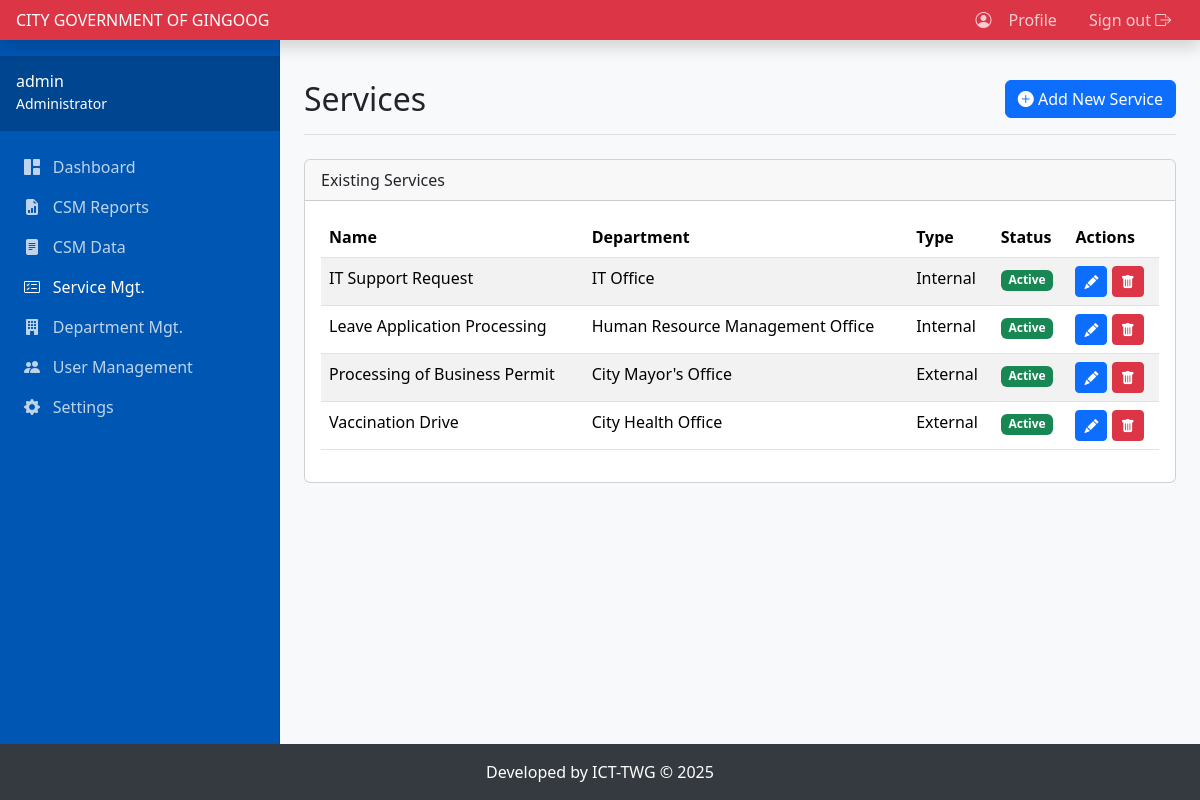
The app's page /httpdocs/admin.php?page=services (signed in) with its own data.
### tables this page shows
CREATE TABLE `services` (
  `id` int(11) NOT NULL,
  `department_id` int(11) NOT NULL,
  `service_name` varchar(255) NOT NULL,
  `service_details_html` text DEFAULT NULL,
  `service_type` enum('Internal','External') NOT NULL,
  `is_active` tinyint(1) NOT NULL DEFAULT 1
);

CREATE TABLE `departments` (
  `id` int(11) NOT NULL,
  `name` varchar(255) NOT NULL
);

### httpdocs/includes.php (called while the page is built, shortened)
<?php
try {
    $temp_pdo = new PDO("mysql:host=" . DB_HOST . ";dbname=" . DB_NAME, DB_USER, DB_PASS);
    $temp_pdo->setAttribute(PDO::ATTR_ERRMODE, PDO::ERRMODE_EXCEPTION);
    $stmt = $temp_pdo->query("SELECT setting_name, setting_value FROM settings");
    $CONFIG = [];
    while ($row = $stmt->fetch(PDO::FETCH_ASSOC)) {
        $CONFIG[$row['setting_name']] = $row['setting_value'];
    }
} catch (PDOException $e) {
    $CONFIG = [
        'agency_name' => 'CITY GOVERNMENT OF GINGOOG',
        'province_name' => 'Misamis Oriental',
        'region_name' => 'Region X',
        'agency_logo' => 'default_logo.png',
        'password_complexity' => 'medium',
        'timezone' => 'Asia/Manila'
    ];
}
function is_admin() {
    return isset($_SESSION['role']) && $_SESSION['role'] === 'admin';
}
function e($string) {
    return htmlspecialchars($string, ENT_QUOTES, 'UTF-8');
}
?>

### httpdocs/admin.php (the view, shortened to what this page needs)
<?php
require_once 'includes.php';
    ?>
    <?php
$page = isset($_GET['page']) ? $_GET['page'] : 'dashboard';
?>
<!DOCTYPE html>
<html lang="en" class="h-100">
<head>
    <link href="https://cdn.jsdelivr.net/npm/bootstrap@5.3.3/dist/css/bootstrap.min.css" rel="stylesheet">
    <link rel="stylesheet" type="text/css" href="https://cdn.jsdelivr.net/npm/daterangepicker/daterangepicker.css" />
    <link rel="stylesheet" href="https://cdn.jsdelivr.net/npm/bootstrap-icons@1.11.3/font/bootstrap-icons.min.css">
</head>
<body>
    <header class="navbar navbar-dark fixed-top bg-danger flex-md-nowrap p-0 shadow">
        <a class="navbar-brand col-md-3 col-lg-2 me-0 px-3 fs-6" style="width: var(--sidebar-width);" href="admin.php"><?php echo e($CONFIG['agency_name']); ?></a>
        <div class="navbar-nav ms-auto flex-row">
            <div class="nav-item text-nowrap">
                <button type="button" class="nav-link px-3 btn btn-link" data-bs-toggle="modal" data-bs-target="#changePasswordModal"><i class="bi bi-person-circle"></i> Profile</button>
            </div>
            <div class="nav-item text-nowrap"><a class="nav-link px-3" href="admin.php?action=logout">Sign out <i class="bi bi-box-arrow-right"></i></a></div>
        </div>
    </header>
    <nav id="sidebarMenu" class="d-md-block sidebar collapse">
        <div class="sidebar-header text-white">
            <h6 class="mb-0"><?php echo e($_SESSION['username']); ?></h6>
            <?php
            if (!is_admin()) {
                $dept_name_stmt = $pdo->prepare("SELECT name FROM departments WHERE id = ?");
                $dept_name_stmt->execute([$_SESSION['department_id']]);
                echo '<small>' . e($dept_name_stmt->fetchColumn()) . '</small>';
            } else {
                echo '<small>Administrator</small>';
            }
            ?>
        </div>
        <div class="sidebar-sticky pt-3">
            <ul class="nav flex-column">
                <li class="nav-item"><a class="nav-link <?php if($page=='dashboard') echo 'active';?>" href="admin.php?page=dashboard"><i class="bi bi-grid-1x2-fill"></i>Dashboard</a></li>
                <li class="nav-item"><a class="nav-link <?php if($page=='reports') echo 'active';?>" href="admin.php?page=reports"><i class="bi bi-file-earmark-bar-graph-fill"></i>CSM Reports</a></li>
                <li class="nav-item"><a class="nav-link <?php if($page=='csmform') echo 'active';?>" href="admin.php?page=csmform"><i class="bi bi-file-text-fill"></i>CSM Data</a></li>
                <li class="nav-item"><a class="nav-link <?php if($page=='services') echo 'active';?>" href="admin.php?page=services"><i class="bi bi-card-checklist"></i>Service Mgt.</a></li>
                <?php if (is_admin()): ?>
                <li class="nav-item"><a class="nav-link <?php if($page=='departments') echo 'active';?>" href="admin.php?page=departments"><i class="bi bi-building-fill"></i>Department Mgt.</a></li>
                <li class="nav-item"><a class="nav-link <?php if($page=='users') echo 'active';?>" href="admin.php?page=users"><i class="bi bi-people-fill"></i>User Management</a></li>
                <li class="nav-item"><a class="nav-link <?php if($page=='settings') echo 'active';?>" href="admin.php?page=settings"><i class="bi bi-gear-fill"></i>Settings</a></li>
                <?php endif; ?>
            </ul>
        </div>
    </nav>
    <main class="main-content">
        <div class="page-header d-flex justify-content-between align-items-center">
            <h1 class="h2 mb-0"><?php echo e(ucfirst(str_replace('_', ' ', $page))); ?></h1>
            <?php
            if(in_array($page, ['services', 'departments', 'users'])) {
                if($page == 'services' || is_admin()){
                    echo '<button type="button" class="btn btn-primary add-new-btn" data-bs-toggle="modal" data-bs-target="#'.$page.'Modal"><i class="bi bi-plus-circle-fill"></i> Add New '.ucfirst(substr($page, 0, -1)).'</button>';
                }
            }
            ?>
        </div>
        <?php
        switch ($page) {
            case 'services':
                $service_sql = "SELECT s.*, d.name as dept_name FROM services s JOIN departments d ON s.department_id = d.id";
                $service_sql .= " ORDER BY s.service_name";
                $services = $pdo->query($service_sql)->fetchAll(PDO::FETCH_ASSOC);
                ?>
                <div class="card"><div class="card-header">Existing Services</div><div class="card-body"><div class="table-responsive"><table class="table table-striped table-hover"><thead><tr><th>Name</th><th>Department</th><th>Type</th><th>Status</th><th>Actions</th></tr></thead><tbody>
                <?php foreach($services as $service): ?>
                <tr><td><?php echo e($service['service_name']); ?></td><td><?php echo e($service['dept_name']); ?></td><td><?php echo e($service['service_type']); ?></td><td><?php echo $service['is_active'] ? '<span class="badge bg-success">Active</span>' : '<span class="badge bg-secondary">Disabled</span>'; ?></td>
                <td>
                    <button class="btn btn-sm btn-primary edit-service-btn" data-bs-toggle="modal" data-bs-target="#servicesModal" data-id="<?php echo $service['id'];?>" data-name="<?php echo e($service['service_name']);?>" data-deptid="<?php echo $service['department_id'];?>" data-type="<?php echo $service['service_type'];?>" data-details="<?php echo e($service['service_details_html']);?>" data-active="<?php echo $service['is_active'];?>"><i class="bi bi-pencil-fill"></i></button>
                    <form action="admin.php?page=services" method="POST" class="d-inline" onsubmit="return confirm('Are you sure?');"><input type="hidden" name="service_id" value="<?php echo $service['id']; ?>"><button type="submit" name="delete_service" class="btn btn-sm btn-danger"><i class="bi bi-trash-fill"></i></button></form>
                </td></tr><?php endforeach; ?></tbody></table></div></div></div>
                <?php
                break;
                    ?>
                <?php
        }
        ?>
    </main>
    <?php include 'footer.php'; ?>
</body>
</html>

### httpdocs/footer.php (shortened to what this page needs)
<footer class="footer py-3 text-center text-white" style="background-color: #343a40;">
    <div class="container">
        <span>Developed by ICT-TWG &copy; <?php echo date('Y'); ?></span>
    </div>
</footer>

### httpdocs/admin.php (style rules this page uses)
:root { --sidebar-width: 280px; }
body { background-color: #f8f9fa; padding-top: 56px; padding-bottom: 56px; }
.sidebar { position: fixed; top: 0; bottom: 0; left: 0; z-index: 100; width: var(--sidebar-width); padding: 0; box-shadow: inset -1px 0 0 rgba(0, 0, 0, .1); background-color: #0056b3; }
.sidebar-header { padding: 1rem; background-color: rgba(0,0,0,0.2); margin-top: 56px; }
.sidebar-sticky { height: calc(100vh - 56px); overflow-y: auto; }
.main-content { margin-left: var(--sidebar-width); padding: 1.5rem; }
.nav-link { color: rgba(255,255,255,.75); padding-left: 1.5em; }
.nav-link .bi { margin-right: 0.8em; }
.nav-link.active, .nav-link:hover { color: #fff; }
.navbar { z-index: 101; }
.page-header { margin-bottom: 1.5rem; border-bottom: 1px solid #dee2e6; padding-bottom: 1rem; }
.footer { position: fixed; left: 0; bottom: 0; width: 100%; z-index: 101; background-color: #343a40; }

### records on screen
services: service_name "IT Support Request", department.name "IT Office", service_type "Internal", is_active "Active"
services: service_name "Leave Application Processing", department.name "Human Resource Management Office", service_type "Internal", is_active "Active"
services: service_name "Processing of Business Permit", department.name "City Mayor's Office", service_type "External", is_active "Active"
services: service_name "Vaccination Drive", department.name "City Health Office", service_type "External", is_active "Active"

### other values on screen
$CONFIG['agency_name'] "CITY GOVERNMENT OF GINGOOG"
$_SESSION['username'] "admin"
str_replace('_', ' ', $page) "Services"
substr($page, 0, -1) "Service"
